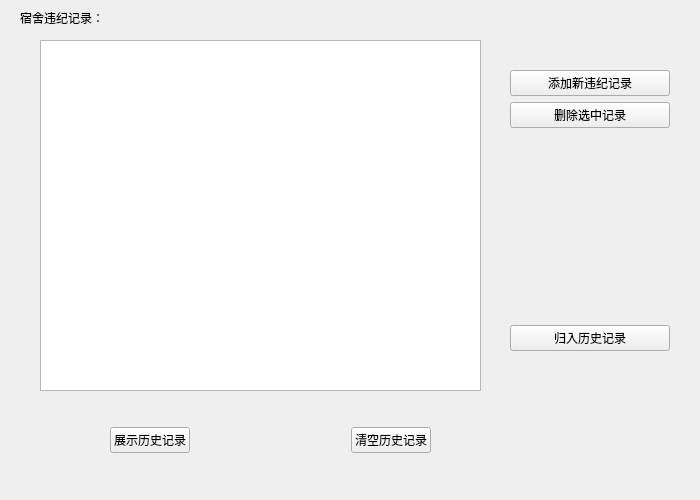
<?xml version="1.0" encoding="UTF-8"?>
<ui version="4.0">
 <class>FormForRuleBreakRecord</class>
 <widget class="QWidget" name="FormForRuleBreakRecord">
  <property name="geometry">
   <rect>
    <x>0</x>
    <y>0</y>
    <width>700</width>
    <height>500</height>
   </rect>
  </property>
  <property name="windowTitle">
   <string>Form</string>
  </property>
  <widget class="QTableView" name="tableView">
   <property name="geometry">
    <rect>
     <x>40</x>
     <y>40</y>
     <width>441</width>
     <height>351</height>
    </rect>
   </property>
   <property name="alternatingRowColors">
    <bool>true</bool>
   </property>
   <attribute name="horizontalHeaderStretchLastSection">
    <bool>true</bool>
   </attribute>
  </widget>
  <widget class="QLabel" name="label_text_breakrule_record">
   <property name="geometry">
    <rect>
     <x>20</x>
     <y>10</y>
     <width>111</width>
     <height>16</height>
    </rect>
   </property>
   <property name="text">
    <string>宿舍违纪记录：</string>
   </property>
  </widget>
  <widget class="QWidget" name="horizontalLayoutWidget">
   <property name="geometry">
    <rect>
     <x>110</x>
     <y>420</y>
     <width>321</width>
     <height>41</height>
    </rect>
   </property>
   <layout class="QHBoxLayout" name="horizontalLayout">
    <item>
     <widget class="QPushButton" name="pushButton_show_past">
      <property name="text">
       <string>展示历史记录</string>
      </property>
     </widget>
    </item>
    <item>
     <spacer name="horizontalSpacer">
      <property name="orientation">
       <enum>Qt::Horizontal</enum>
      </property>
      <property name="sizeHint" stdset="0">
       <size>
        <width>40</width>
        <height>20</height>
       </size>
      </property>
     </spacer>
    </item>
    <item>
     <widget class="QPushButton" name="pushButton_clear_past">
      <property name="text">
       <string>清空历史记录</string>
      </property>
     </widget>
    </item>
   </layout>
  </widget>
  <widget class="QWidget" name="verticalLayoutWidget">
   <property name="geometry">
    <rect>
     <x>510</x>
     <y>70</y>
     <width>160</width>
     <height>281</height>
    </rect>
   </property>
   <layout class="QVBoxLayout" name="verticalLayout">
    <item>
     <widget class="QPushButton" name="pushButton_add_rulebreaker_record">
      <property name="text">
       <string>添加新违纪记录</string>
      </property>
     </widget>
    </item>
    <item>
     <widget class="QPushButton" name="pushButton_finish_rulebreaker_record">
      <property name="text">
       <string>删除选中记录</string>
      </property>
     </widget>
    </item>
    <item>
     <spacer name="verticalSpacer">
      <property name="orientation">
       <enum>Qt::Vertical</enum>
      </property>
      <property name="sizeHint" stdset="0">
       <size>
        <width>20</width>
        <height>40</height>
       </size>
      </property>
     </spacer>
    </item>
    <item>
     <widget class="QPushButton" name="pushButton_remove_to_past">
      <property name="text">
       <string>归入历史记录</string>
      </property>
     </widget>
    </item>
   </layout>
  </widget>
 </widget>
 <resources/>
 <connections/>
</ui>
